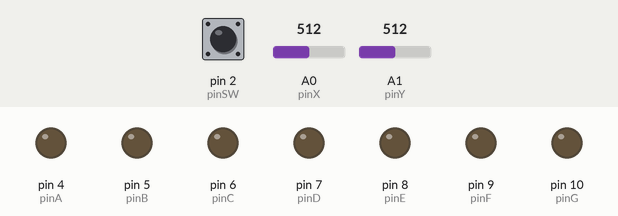
This sketch was run on a simulated Arduino Uno, built with avr-gcc and run on an emulated ATmega328P. Shown: output pins drawn as LEDs (lit = HIGH). The inputs (shaded band) are chosen by the test bench; at power-on: A1 (pinY) = 512, pin 2 (pinSW) HIGH, A0 (pinX) = 512. Pins used as bus, display or sensor lines are not drawn.

Above: at 1.2 s.
1.3 s: A1 (pinY) set to 418
2.8 s: A1 (pinY) set to 386
At 3.42 s:
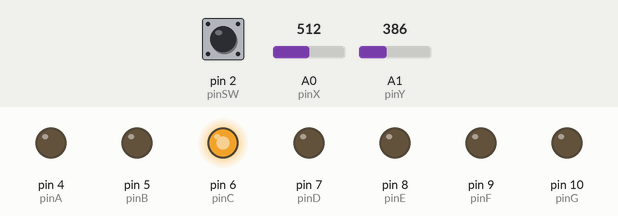
5.8 s: pin 2 (pinSW) pulled LOW for 0.15 s
7.5 s: pin 2 (pinSW) pulled LOW for 1 s
At 8.96 s:
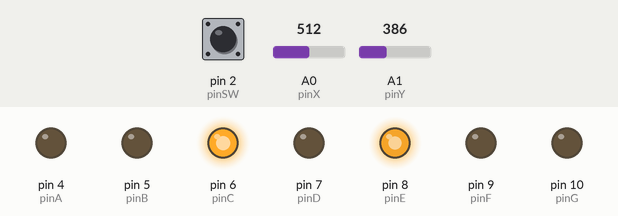
10.8 s: A0 (pinX) set to 610
13.8 s: pin 2 (pinSW) pulled LOW for 1 s
Timing chart, 0 to 16.8 s (numbered marks = the images above; inputs shaded):
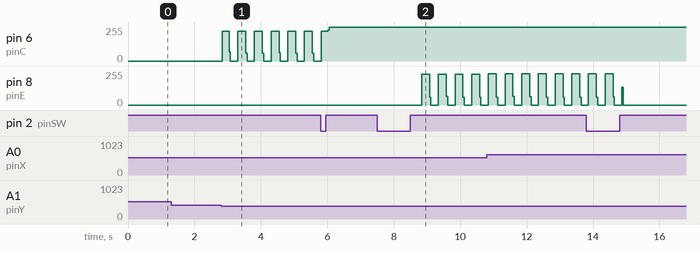

Measured:
- the behaviour switches between 400 and 399 on A1 (pinY) (found by bisection; images 0 and 1)
- after the input at 1.3 s, every drawn part: stays the same
- after the input at 2.8 s, pin 6 (pinC): ramps from 224/255 to 0/255 and jumps back, once every 0.50 s
- by itself, pin 8 (pinE): alternates 233/255 for 0.24 s and 0/255 for 0.26 s, 4 changes in all, then stays 0/255

The sketch:

homework3.ino
```cpp
const int pinSW = 2; // digital pin connected to switch output
const int pinX = A0; // A0 - analog pin connected to X output
const int pinY = A1; // A1 - analog pin connected to Y output

// declare all the segments pins
const int pinA = 4;
const int pinB = 5;
const int pinC = 6;
const int pinD = 7;
const int pinE = 8;
const int pinF = 9;
const int pinG = 10;
const int pinDP = 11;

volatile unsigned long lastDebounceTime = 0;
const unsigned long debounceDelay = 50;
const unsigned long debounceDelayTillRestart = 3000;
byte swState = HIGH;
bool switchState;
int currentState = 1;
int restart = 1;
// if restart == 1 means that can restart
// if restart == 2 meand the restart will be made
// if restart == 3 meand the restart has been performed

const int segSize = 8;
bool commonAnode = false;
const int minThreshold = 400;
const int maxThreshold = 600;
bool movedJoystick;

int segments[segSize] = {
  pinA, pinB, pinC, pinD, pinE, pinF, pinG, pinDP
};
byte segmentsState[segSize] = {
  LOW, LOW, LOW, LOW, LOW, LOW, LOW, LOW
};

int xValue, yValue;
const int noWhere = -1;
const int ledNeighbours[segSize][4]{
    // up         // down         // left         // right
  { noWhere,      pinG - pinA,  	pinF - pinA,    pinB - pinA   },
  { pinA - pinA,  pinG - pinA,    pinF - pinA,    noWhere       },
  { pinG - pinA,  pinD - pinA,    pinE - pinA,    pinDP - pinA  },
  { pinG - pinA,  noWhere,        pinE - pinA,    pinC - pinA   },
  { pinG - pinA,  pinD - pinA,    noWhere,        pinC - pinA   },
  { pinA - pinA,  pinG - pinA,    noWhere,        pinB - pinA   },
  { pinA - pinA,  pinD - pinA,    noWhere,        noWhere       },
  { noWhere,      noWhere,        pinC - pinA,    noWhere       }
};

int currentPosition = pinDP - pinA;

const unsigned long blinkInterval = 250;
unsigned long blinkTime = 0;
byte blinkState = LOW;

void setup() {

  for (int i = 0; i < segSize; i++) {
    pinMode(segments[i], OUTPUT);
  }
  if(commonAnode == true)
  {
    for(int i = 0; i <= segSize; i++)
    {
      segmentsState[i] = HIGH;
    }
  }

  pinMode(pinSW, INPUT_PULLUP);
  Serial.begin(9600);
  attachInterrupt(digitalPinToInterrupt(pinSW), pressedSW, CHANGE);
  //togle when the SW button change state and verify time at that moment
}

void loop() {
  changeStates();
  xValue = analogRead(A0);
  yValue = analogRead(A1);
  updateSegments();
   if(currentState == 1 && restart == 2)
  {
    restartSegments();
    switchState = false;
  }

  if(currentState == 1 && switchState == true)
  {
    currentState = 2;
    switchState = false;
  }

  if(currentState == 2 && switchState == true)
  {
    currentState = 1;
    switchState = false;
  }

  switch (currentState) {
  case 1:
    state1();
    break;
  case 2:
    state2();
    break;
  }
}

void state1()
{
  if(!movedJoystick){
    if(xValue > maxThreshold){                     // when moved up
      currentPosition = (ledNeighbours[currentPosition][0] != noWhere) ? ledNeighbours[currentPosition][0] : currentPosition;
    }

    if(xValue < minThreshold){                   // when moved down
      currentPosition = (ledNeighbours[currentPosition][1] != noWhere) ? ledNeighbours[currentPosition][1] : currentPosition;
    }

    if(yValue > maxThreshold){                    // when moved right
      currentPosition = (ledNeighbours[currentPosition][3] != noWhere) ?ledNeighbours[currentPosition][3] : currentPosition;
    }

    if(yValue < minThreshold){                  // when moved left
      currentPosition = (ledNeighbours[currentPosition][2] != noWhere) ?ledNeighbours[currentPosition][2] : currentPosition;
    }
    movedJoystick = true;
  }

  //if the joystick wasn't moved
  if (xValue >= minThreshold && xValue <= maxThreshold && yValue >= minThreshold && yValue <= maxThreshold) {
    movedJoystick = false;
  }

  blinkLed(currentPosition + pinA);
}

void state2()
{
  if(!movedJoystick)
  {
    if(yValue > maxThreshold){                    // when moved right
      segmentsState[currentPosition] = LOW;
    }

    else if(yValue < minThreshold){                  // when moved left
      segmentsState[currentPosition] = HIGH;
    }
    movedJoystick = true;
  }

  if (xValue >= minThreshold && xValue <= maxThreshold) {
    movedJoystick = false;
  }
}

void pressedSW()
{
  lastDebounceTime = millis();
}

void changeStates()
{
  byte currentStateSW = digitalRead(pinSW);
  //read the state of SW button atm to check for difference
  if(millis() - lastDebounceTime >= debounceDelay)
  {
    if(swState != currentStateSW)
    {
      swState = currentStateSW;
      if(swState == HIGH){
        // check if we restart in a previous state
        if(restart == 3){
          restart = 1;
        }
        else{
        switchState = true;
        }
      }
    } else if (currentState == 1 && currentStateSW == LOW && restart == 1 && millis() - lastDebounceTime >= debounceDelayTillRestart ) {
        restart = 2;
    }

  }
}

void blinkLed(int pin)
{
  digitalWrite(pin, blinkState);

  if(millis() - blinkTime > blinkInterval)
  {
    blinkTime = millis();
    blinkState = !blinkState;
  }

}

// write the chenges from 7 segments display;
void updateSegments()
{
  for (int i = 0; i < segSize; i++)
  {
    digitalWrite(segments[i], segmentsState[i]);
  }
}

//reset function and go back to dp pin
void restartSegments()
{
  for (int i = 0; i < segSize; i++)
  {
    segmentsState[i] = LOW;
  }
  currentPosition = pinDP - pinA;
  restart = 3;
}
```
